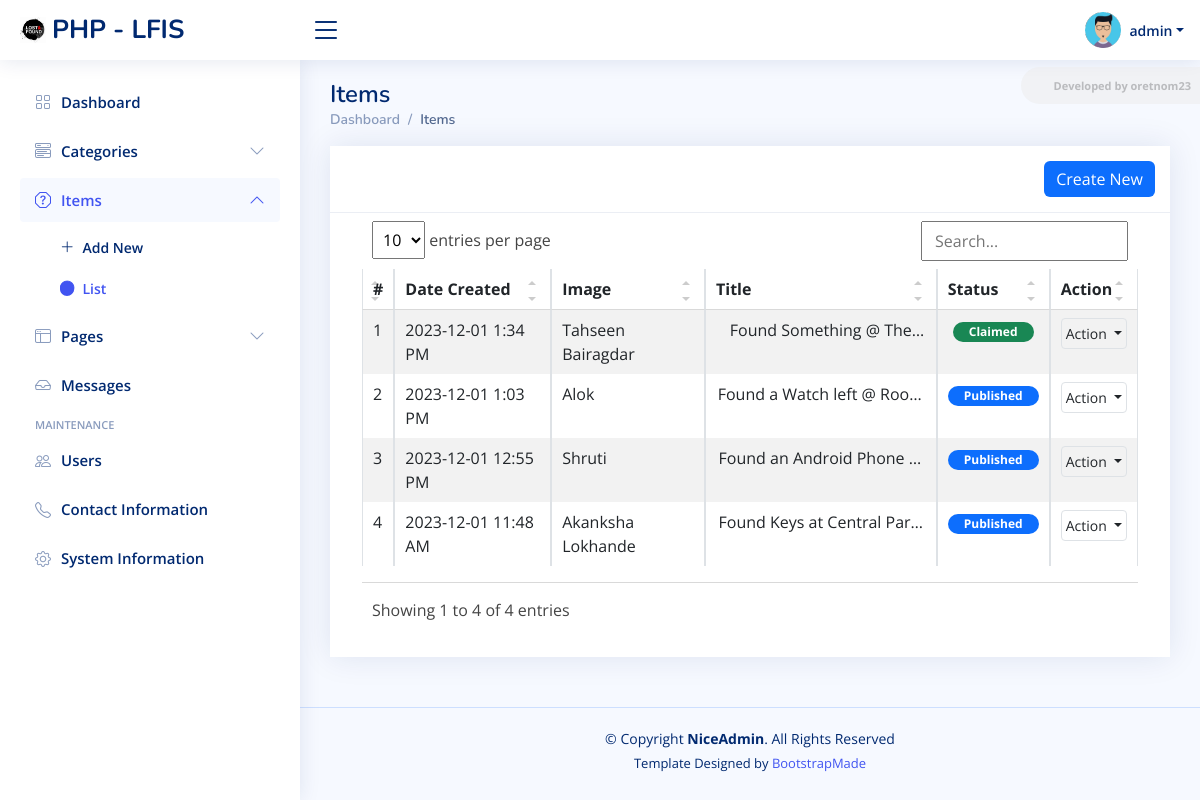
Screenshot of /admin/?page=items (signed in) with the database file from the repository.
### tables this page shows
CREATE TABLE `item_list` (
  `id` bigint(30) NOT NULL,
  `category_id` bigint(30) NOT NULL,
  `fullname` text NOT NULL,
  `title` text NOT NULL,
  `description` text NOT NULL,
  `contact` text NOT NULL,
  `image_path` text DEFAULT NULL,
  `status` tinyint(1) NOT NULL DEFAULT 0,
  `created_at` datetime NOT NULL DEFAULT current_timestamp(),
  `updated` datetime DEFAULT NULL ON UPDATE current_timestamp()
);

### admin/items/index.php (the view, shortened to what this page needs)
<div class="card card-outline rounded-0 card-navy">
	<div class="card-header ">
		<div class="card-tools d-flex justify-content-end">
			<a href="<?= base_url ?>admin?page=items/manage_item" id="create_new" class="btn btn-flat btn-primary bg-gradient-teal border-0 rounded00"><span class="fas fa-plus"></span>  Create New</a>
		</div>
	</div>
	<div class="card-body">
        <div class="container-fluid">
			<div class="table-responsive">
				<table class="table table-sm table-hover table-striped table-bordered" id="list">
					<colgroup>
						<col width="5%">
						<col width="20%">
						<col width="15%">
						<col width="35%">
						<col width="15">
						<col width="10%">
					</colgroup>
					<thead>
						<tr>
							<th>#</th>
							<th>Date Created</th>
							<th>Image</th>
							<th>Title</th>
							<th>Status</th>
							<th>Action</th>
						</tr>
					</thead>
					<tbody>
						<?php
						$i = 1;
						$qry = $conn->query("SELECT *, COALESCE((SELECT name FROM `category_list` where `category_list`.`id` = `item_list`.`category_id`  ), 'N/A') as category from `item_list` order by abs(unix_timestamp(`created_at`)) desc ");
						while($row = $qry->fetch_assoc()):
						?>
							<tr>
								<td class="align-items-center text-center"><?php echo $i++; ?></td>
								<td class="align-items-center"><?php echo date("Y-m-d g:i A",strtotime($row['created_at'])) ?></td>
								<td class="align-items-center"><?= $row['fullname'] ?></td>
								<td class="align-items-center"><p class="text-center truncate-1" style="max-width:250px"><?= $row['title'] ?></p></td>
								<td class="align-items-center justify-content-center text-center">
									<?php if($row['status'] == 1): ?>
										<span class="badge bg-primary px-3 rounded-pill">Published</span>
									<?php elseif($row['status'] == 2): ?>
										<span class="badge bg-success px-3 rounded-pill">Claimed</span>
									<?php else: ?>
										<span class="badge bg-secondary px-3 rounded-pill">Pending</span>
									<?php endif; ?>
								</td>
								<td class="align-items-center" align="center">
									<div class="dropdown">
										<button type="button" class="btn btn-flat p-1 btn-default btn-sm border dropdown-toggle dropdown-icon" data-bs-toggle="dropdown">
												Action
										</button>
									</div>
								</td>
							</tr>
						<?php endwhile; ?>
					</tbody>
				</table>
			</div>
		</div>
	</div>
</div>

### assets/css/style.css (style rules this page uses)
:root { scroll-behavior: smooth; }
body { font-family: "Open Sans", sans-serif; background: #f6f9ff; color: #444444; }
a { color: #4154f1; text-decoration: none; }
.card { margin-bottom: 30px; border: none; border-radius: 5px; box-shadow: 0px 0 30px rgba(1, 41, 112, 0.1); }
.card-header, .card-footer { border-color: #ebeef4; background-color: #fff; color: #798eb3; padding: 15px; }
.card-body { padding: 0 20px 20px 20px; }

### assets/css/custom.css (style rules this page uses)
.truncate-1 { overflow: hidden; text-overflow: ellipsis; display: -webkit-box; -webkit-line-clamp: 1; -webkit-box-orient: vertical; }
.table-responsive { overflow-x: unset; }

### rows the page displays
item_list: created_at "2023-12-01 1:34 PM", fullname "Tahseen Bairagdar", title "Found Something @…", status "Claimed"
item_list: created_at "2023-12-01 1:03 PM", fullname "Alok", title "Found a Watch left @…", status "Published"
item_list: created_at "2023-12-01 12:55 PM", fullname "Shruti", title "Found an Android Phone…", status "Published"
item_list: created_at "2023-12-01 11:48 AM", fullname "Akanksha Lokhande", title "Found Keys at Central…", status "Published"

### other values shown
$_settings->info('short_name') "PHP - LFIS"
$_settings->userdata('username') "admin"
str_replace(['_', '/'], ' ', ($pageSplit[1] ?? $page)) "Items"
